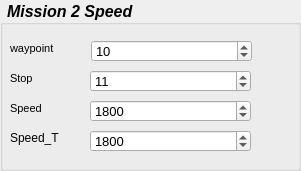
     <widget class="QGroupBox" name="groupBox_5">
      <property name="geometry">
       <rect>
        <x>20</x>
        <y>200</y>
        <width>301</width>
        <height>171</height>
       </rect>
      </property>
      <property name="font">
       <font>
        <pointsize>12</pointsize>
        <weight>75</weight>
        <italic>true</italic>
        <bold>true</bold>
       </font>
      </property>
      <property name="styleSheet">
       <string notr="true">color: rgb(0, 0, 0);</string>
      </property>
      <property name="title">
       <string> Mission 2 Speed</string>
      </property>
      <widget class="QLabel" name="label_59">
       <property name="geometry">
        <rect>
         <x>10</x>
         <y>40</y>
         <width>55</width>
         <height>16</height>
        </rect>
       </property>
       <property name="font">
        <font>
         <pointsize>8</pointsize>
         <weight>50</weight>
         <italic>false</italic>
         <bold>false</bold>
        </font>
       </property>
       <property name="text">
        <string>waypoint</string>
       </property>
      </widget>
      <widget class="QLabel" name="label_91">
       <property name="geometry">
        <rect>
         <x>10</x>
         <y>100</y>
         <width>55</width>
         <height>16</height>
        </rect>
       </property>
       <property name="font">
        <font>
         <pointsize>8</pointsize>
         <weight>50</weight>
         <italic>false</italic>
         <bold>false</bold>
        </font>
       </property>
       <property name="text">
        <string>Speed</string>
       </property>
      </widget>
      <widget class="QSpinBox" name="spinBoxWaypointMisi2">
       <property name="geometry">
        <rect>
         <x>91</x>
         <y>40</y>
         <width>161</width>
         <height>22</height>
        </rect>
       </property>
       <property name="font">
        <font>
         <pointsize>10</pointsize>
         <weight>50</weight>
         <italic>false</italic>
         <bold>false</bold>
        </font>
       </property>
       <property name="styleSheet">
        <string notr="true">color: rgb(0, 0, 0);</string>
       </property>
       <property name="value">
        <number>10</number>
       </property>
      </widget>
      <widget class="QSpinBox" name="spinBoxSpeedMisi2">
       <property name="geometry">
        <rect>
         <x>90</x>
         <y>100</y>
         <width>161</width>
         <height>22</height>
        </rect>
       </property>
       <property name="font">
        <font>
         <pointsize>10</pointsize>
         <weight>50</weight>
         <italic>false</italic>
         <bold>false</bold>
        </font>
       </property>
       <property name="styleSheet">
        <string notr="true">color: rgb(0, 0, 0);</string>
       </property>
       <property name="minimum">
        <number>1500</number>
       </property>
       <property name="maximum">
        <number>2000</number>
       </property>
       <property name="singleStep">
        <number>25</number>
       </property>
       <property name="value">
        <number>1800</number>
       </property>
      </widget>
      <widget class="QLabel" name="label_99">
       <property name="geometry">
        <rect>
         <x>10</x>
         <y>70</y>
         <width>55</width>
         <height>16</height>
        </rect>
       </property>
       <property name="font">
        <font>
         <pointsize>8</pointsize>
         <weight>50</weight>
         <italic>false</italic>
         <bold>false</bold>
        </font>
       </property>
       <property name="text">
        <string>Stop</string>
       </property>
      </widget>
      <widget class="QSpinBox" name="spinBoxStopMisi2">
       <property name="geometry">
        <rect>
         <x>90</x>
         <y>70</y>
         <width>161</width>
         <height>22</height>
        </rect>
       </property>
       <property name="font">
        <font>
         <pointsize>10</pointsize>
         <weight>50</weight>
         <italic>false</italic>
         <bold>false</bold>
        </font>
       </property>
       <property name="styleSheet">
        <string notr="true">color: rgb(0, 0, 0);</string>
       </property>
       <property name="value">
        <number>11</number>
       </property>
      </widget>
      <widget class="QSpinBox" name="spinBoxSpeedTengahMisi2">
       <property name="geometry">
        <rect>
         <x>90</x>
         <y>130</y>
         <width>161</width>
         <height>22</height>
        </rect>
       </property>
       <property name="font">
        <font>
         <pointsize>10</pointsize>
         <weight>50</weight>
         <italic>false</italic>
         <bold>false</bold>
        </font>
       </property>
       <property name="minimum">
        <number>1500</number>
       </property>
       <property name="maximum">
        <number>2000</number>
       </property>
       <property name="singleStep">
        <number>25</number>
       </property>
       <property name="value">
        <number>1800</number>
       </property>
      </widget>
      <widget class="QLabel" name="label_149">
       <property name="geometry">
        <rect>
         <x>10</x>
         <y>130</y>
         <width>55</width>
         <height>16</height>
        </rect>
       </property>
       <property name="text">
        <string>Speed_T</string>
       </property>
      </widget>
     </widget>
